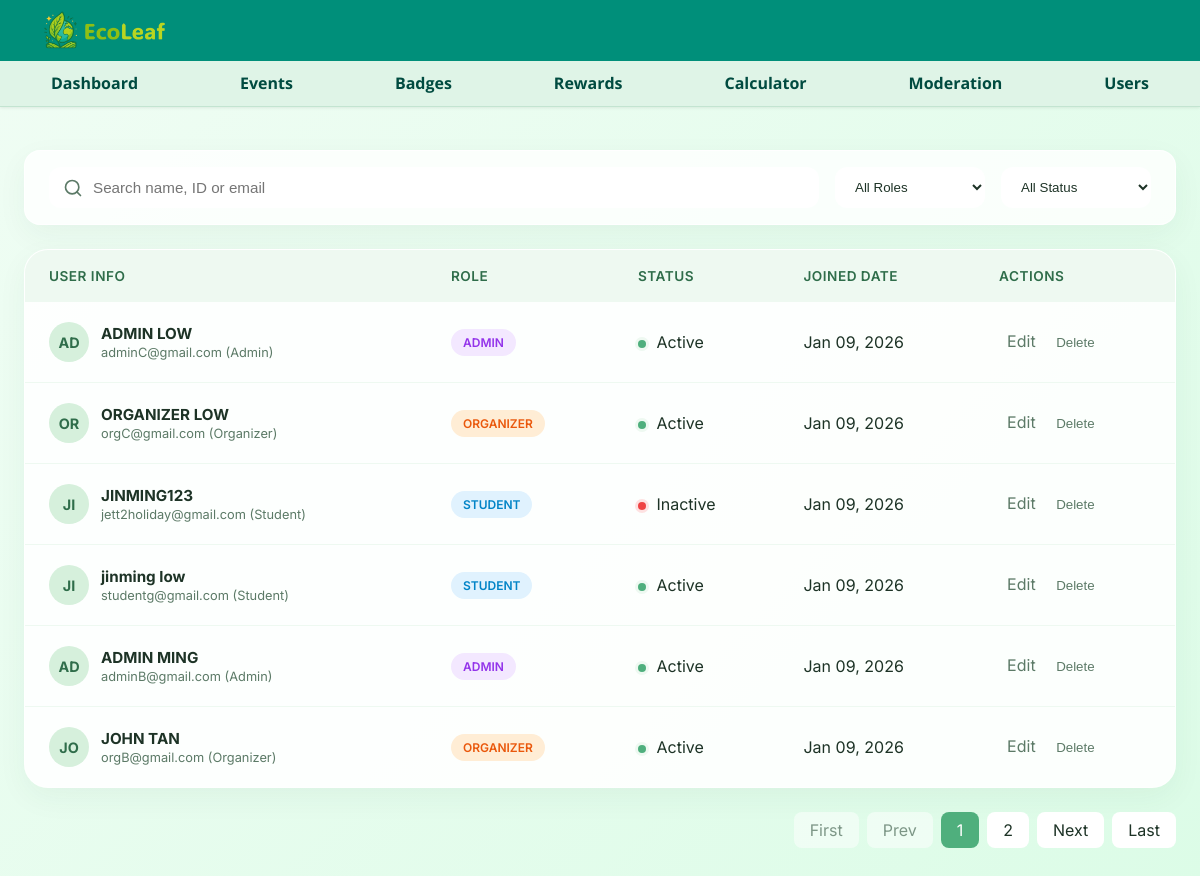
/admin/user_management.php (signed in), run on the app's committed database.
### tables this page shows
CREATE TABLE IF NOT EXISTS `users` (
  `userId` int NOT NULL AUTO_INCREMENT,
  `username` varchar(30) NOT NULL,
  `email` varchar(100) NOT NULL,
  `password` varchar(255) NOT NULL,
  `role` varchar(20) NOT NULL,
  `name` varchar(100) NOT NULL,
  `DateOfBirth` date NOT NULL,
  `gender` varchar(10) NOT NULL,
  `phone` varchar(15) NOT NULL,
  `status` varchar(20) NOT NULL,
  PRIMARY KEY (`userId`)
);

CREATE TABLE IF NOT EXISTS `organizer` (
  `organizerId` int NOT NULL AUTO_INCREMENT,
  `club` varchar(255) NOT NULL,
  `position` varchar(255) NOT NULL,
  `joinDate` datetime NOT NULL,
  `userId` int NOT NULL,
  PRIMARY KEY (`organizerId`),
  KEY `userId` (`userId`)
);

CREATE TABLE IF NOT EXISTS `student` (
  `studentId` int NOT NULL AUTO_INCREMENT,
  `tpNumber` varchar(50) NOT NULL,
  `programme` varchar(255) NOT NULL,
  `intakeCode` varchar(255) NOT NULL,
  `leaf` int NOT NULL,
  `joinDate` datetime NOT NULL,
  `userId` int NOT NULL,
  PRIMARY KEY (`studentId`),
  KEY `userId` (`userId`)
);

### admin/user_management.php (the view, shortened to what this page needs)
<?php
include_once("../topbar.php");
$role   = $_GET['role']   ?? 'all';
$status = $_GET['status'] ?? 'all';
$validRoles   = ['student', 'organizer', 'admin'];
$validStatus  = ['active', 'inactive'];
if (!in_array($role, $validRoles)) {
    $role = 'all';
}
if (!in_array($status, $validStatus)) {
    $status = 'all';
}
$where = "WHERE 1 ";
$start = 0;
$rows_per_page = 6;
$records = $conn->query("SELECT COUNT(*) AS total FROM users u $where");
$rowCount = $records->fetch_assoc();
$nr_of_rows = (int)$rowCount['total'];
$totalPage = ceil($nr_of_rows / $rows_per_page);
$sql = "SELECT u.userId,u.name,u.username,u.email,u.role,u.status,u.gender,u.phone,
    CASE
        WHEN u.role = 'student'   THEN s.joinDate
        WHEN u.role = 'organizer' THEN o.joinDate
        WHEN u.role = 'admin'     THEN a.joinDate
    END AS joinedDate,
    s.tpNumber,
    s.programme,
    s.intakeCode,
    s.leaf,
    o.club,
    o.position   AS organizerPosition,
    a.position   AS adminPosition
    FROM users u
    LEFT JOIN student   s ON s.userId = u.userId
    LEFT JOIN organizer o ON o.userId = u.userId
    LEFT JOIN admin     a ON a.userId = u.userId
    $where
    ORDER BY joinedDate DESC, u.userId DESC
    LIMIT $start, $rows_per_page";
$result = $conn->query($sql);
$currentPage = isset($_GET['page-nr']) ? $_GET['page-nr'] : 1;
$prevPage = ($currentPage > 1) ? $currentPage - 1 : null;
$nextPage = ($currentPage < $totalPage) ? $currentPage + 1 : null;
?>
<!DOCTYPE html>
<html lang="en">
<head>
    <link rel="stylesheet" href="../assets/css/dashboard.css">
    <link rel="stylesheet" href="../assets/css/userManagement.css">
</head>
<body>
    <div class="dashboard-container">
        <form method="get" class="controls-bar">
            <div class="search-wrapper">
                <svg class="search-icon" xmlns="http://www.w3.org/2000/svg" width="20" height="20" viewBox="0 0 24 24"
                    fill="none" stroke="currentColor" stroke-width="2" stroke-linecap="round" stroke-linejoin="round">
                    <circle cx="11" cy="11" r="8"></circle>
                    <line x1="21" y1="21" x2="16.65" y2="16.65"></line>
                </svg>
                <input type="text" name="search" value="<?=htmlspecialchars($_GET['search'] ?? '') ?>"
                    placeholder="Search name, ID or email">
            </div>
            <select name="role" class="filter-select" onchange="this.form.submit()">
                <option value="all" <?= $role === 'all' ? 'selected' : '' ?>>All Roles</option>
            </select>
            <select name="status" class="filter-select" onchange="this.form.submit()">
                <option value="all" <?= $status === 'all' ? 'selected' : '' ?>>All Status</option>
            </select>
        </form>
        <div class="table-container">
            <table class="data-table">
                <thead>
                    <tr>
                        <th>User Info</th>
                        <th>Role</th>
                        <th>Status</th>
                        <th>Joined Date</th>
                        <th>Actions</th>
                    </tr>
                </thead>
                <tbody>
                    <?php while ($row = $result->fetch_assoc()) { ?>
                    <tr>
                        <td>
                            <?php
                        $avatar = strtoupper(substr($row['name'], 0, 2));
                        $name = $row['name'];
                        $subtitle = $row['email'] . " (" . ucfirst($row['role']) . ")";
                        echo "
                        <div class='user-info-cell'>
                            <div class='table-avatar'>$avatar</div>
                            <div class='user-details'>
                                <h4>$name</h4>
                                <span>$subtitle</span>
                            </div>
                        </div>
                        ";
                    ?>
                        </td>
                        <td>
                            <span class="badge badge-<?= $row['role'] ?>">
                                <?= ucfirst($row['role']) ?>
                            </span>
                        </td>
                        <td>
                            <span class="status-dot status-<?= $row['status'] ?>"></span>
                            <?= ucfirst($row['status']) ?>
                        </td>
                        <td><?= date("M d, Y", strtotime($row['joinedDate'])) ?></td>
                        <td>
                            <a class="action-btn" href="user_edit.php?userId=<?= $row['userId'] ?>">Edit</a>
                            <form class="inline-form" action="../backend/update_user_handle.php" method="POST">
                                <button type="submit" class="action-btn delete-btn"
                                    onclick="return confirm('Delete this user?');">Delete</button>
                            </form>
                        </td>
                    </tr>
                    <?php } ?>
                </tbody>
            </table>
        </div>
        <div class="pagination">
            <?php
            if($currentPage <= 1) {
                echo "<a class='page-btn disabled'>First</a>";
            }else {
                echo "<a class='page-btn' href='?page-nr=1'>First</a>";
            }
        ?>
            <?php
            if ($prevPage) {
                echo "<a class='page-btn' href='?page-nr=$prevPage'>Prev</a>";
            } else {
                echo "<a class='page-btn disabled'>Prev</a>";
            }
        ?>
            <?php
            for ($i=1; $i <= $totalPage; $i++) {
                $activeClass = ($i == $currentPage) ? "active" : "";
                echo "<a class='page-btn $activeClass' href='?page-nr=$i'>$i</a>";
            }
        ?>
            <?php
            if(!isset($_GET['page-nr'])) {
                echo '<a class="page-btn" href="?page-nr=2">Next</a>';
            } else {
                if ($_GET['page-nr'] >= $totalPage) {
                    echo '<a class="page-btn disabled">Next</a>';
                } else {
                    echo "<a class='page-btn' href='?page-nr={$nextPage}'>Next</a>";
                }
            }
        ?>
            <?php
        if($currentPage >= $totalPage) {
            echo "<a class='page-btn disabled'>Last</a>";
        }else {
            echo "<a class='page-btn'href='?page-nr={$totalPage}'>Last</a>";
        }
        ?>
        </div>
    </div>
</body>
</html>

### assets/css/topbarDesign.css (style rules this page uses)
* { margin: 0; padding: 0; box-sizing: border-box; }
body { background-color: #EFFDF4; }
.table-avatar { width: 60px; height: 60px; background: #9fd7b3; color: #008F7A; border-radius: 50%; display: flex; align-items: center; justify-content: center; font-weight: 700; font-size: 1.2rem; }

### assets/css/dashboard.css (style rules this page uses)
:root { --leaf-50: #eef9f1; --leaf-100: #d6f0dc; --leaf-300: #9fd7b3; --leaf-500: #4faf7d; --leaf-600: #3d8b61; --leaf-700: #2f6d4a; --text-dark: #1d3326; --text-light: #5c7a67; --white-glass: rgba(255, 255, 255, 0.9); --shadow-card: 0 10px 30px rgba(33, 83, 55, 0.05); --shadow-hover: 0 15px 40px rgba(33, 83, 55, 0.1); font-family: "Inter", sans-serif; }
*, *::before, *::after { box-sizing: border-box; margin: 0; padding: 0; }
body { background: linear-gradient(135deg, #f0fdf4 0%, #dcfce7 100%); color: var(--text-dark); min-height: 100vh; padding-top: 110px; }
.dashboard-container { max-width: 1200px; margin: 0 auto; padding: 40px 24px; animation: fadeIn 0.6s ease-out; }

### assets/css/userManagement.css (style rules this page uses)
.controls-bar { background: rgba(255, 255, 255, 0.8); padding: 16px 24px; border-radius: 16px; display: flex; gap: 16px; align-items: center; margin-bottom: 24px; border: 1px solid var(--white-glass); box-shadow: var(--shadow-card); }
.search-wrapper { flex: 1; position: relative; }
.search-wrapper input { width: 100%; padding: 12px 16px 12px 44px; border: 1px solid var(--border); border-radius: 12px; font-size: 0.95rem; outline: none; transition: all 0.2s; }
.search-wrapper input::placeholder { font-size: 0.95rem; }
.search-icon { position: absolute; left: 14px; top: 50%; transform: translateY(-50%); color: var(--text-light); }
.filter-select { padding: 12px 16px; border: 1px solid var(--border); border-radius: 12px; background: white; color: var(--text-dark); min-width: 150px; cursor: pointer; }
.table-container { background: rgba(255, 255, 255, 0.9); border-radius: 24px; box-shadow: var(--shadow-card); overflow: hidden; border: 1px solid rgba(255, 255, 255, 0.6); }
.data-table { width: 100%; border-collapse: collapse; }
.data-table th { background: var(--leaf-50); text-align: left; padding: 18px 24px; font-weight: 600; color: var(--leaf-700); font-size: 0.85rem; text-transform: uppercase; letter-spacing: 0.5px; }
.data-table td { padding: 20px 24px; border-bottom: 1px solid var(--leaf-50); color: var(--text-dark); vertical-align: middle; }
.data-table tr:last-child td { border-bottom: none; }
.user-info-cell { display: flex; align-items: center; gap: 12px; }
.data-table .table-avatar { width: 40px; height: 40px; background: var(--leaf-100); color: var(--leaf-700); border-radius: 50%; display: flex; align-items: center; justify-content: center; font-weight: 700; font-size: 0.9rem; }
.user-details h4 { font-size: 0.95rem; margin-bottom: 2px; }
.user-details span { font-size: 0.8rem; color: var(--text-light); }
.badge { padding: 6px 12px; border-radius: 20px; font-size: 0.75rem; font-weight: 600; text-transform: uppercase; }
.badge-student { background: #e0f2fe; color: #0284c7; }
.badge-organizer { background: #ffedd5; color: #ea580c; }
.badge-admin { background: #f3e8ff; color: #9333ea; }
.status-dot { display: inline-block; width: 8px; height: 8px; border-radius: 50%; margin-right: 6px; }
.status-active { background: var(--leaf-500); box-shadow: 0 0 0 3px var(--leaf-50); }
.status-inactive { background: #ef4444; box-shadow: 0 0 0 3px #fee2e2; }
.action-btn { background: transparent; border: none; padding: 8px; cursor: pointer; color: var(--text-light); border-radius: 8px; transition: all 0.2s; text-decoration: none !important; }
.pagination { margin-top: 24px; display: flex; justify-content: flex-end; gap: 8px; }
.page-btn { padding: 8px 16px; border: 1px solid var(--border); background: white; border-radius: 8px; cursor: pointer; color: var(--text-dark); text-decoration: none !important; }
.page-btn.active { background: var(--leaf-500); color: white; border-color: var(--leaf-500); pointer-events: none; }
.page-btn.disabled { pointer-events: none; opacity: 0.5; }
.inline-form { display: inline; }

### data on the page
organizer: userId.name "OR", userId.name "ORGANIZER LOW", userId.role "orgC@gmail.com (Organizer)", userId.role "ORGANIZER", userId.status "Active", joinedDate "Jan 09, 2026"
student: userId.name "JI", userId.name "JINMING123", userId.role "jett2holiday@gmail.com (Student)", userId.role "STUDENT", userId.status "Inactive", joinedDate "Jan 09, 2026"
student: userId.name "JI", userId.name "jinming low", userId.role "studentg@gmail.com (Student)", userId.role "STUDENT", userId.status "Active", joinedDate "Jan 09, 2026"
organizer: userId.name "JO", userId.name "JOHN TAN", userId.role "orgB@gmail.com (Organizer)", userId.role "ORGANIZER", userId.status "Active", joinedDate "Jan 09, 2026"

### other printed values
$avatar "AD"
$name "ADMIN LOW"
$subtitle "adminC@gmail.com (Admin)"
$row['role'] "ADMIN"
$row['status'] "Active"
date("M d, Y", strtotime($row['joinedDate'])) "Jan 09, 2026"
$name "ADMIN MING"
$subtitle "adminB@gmail.com (Admin)"
